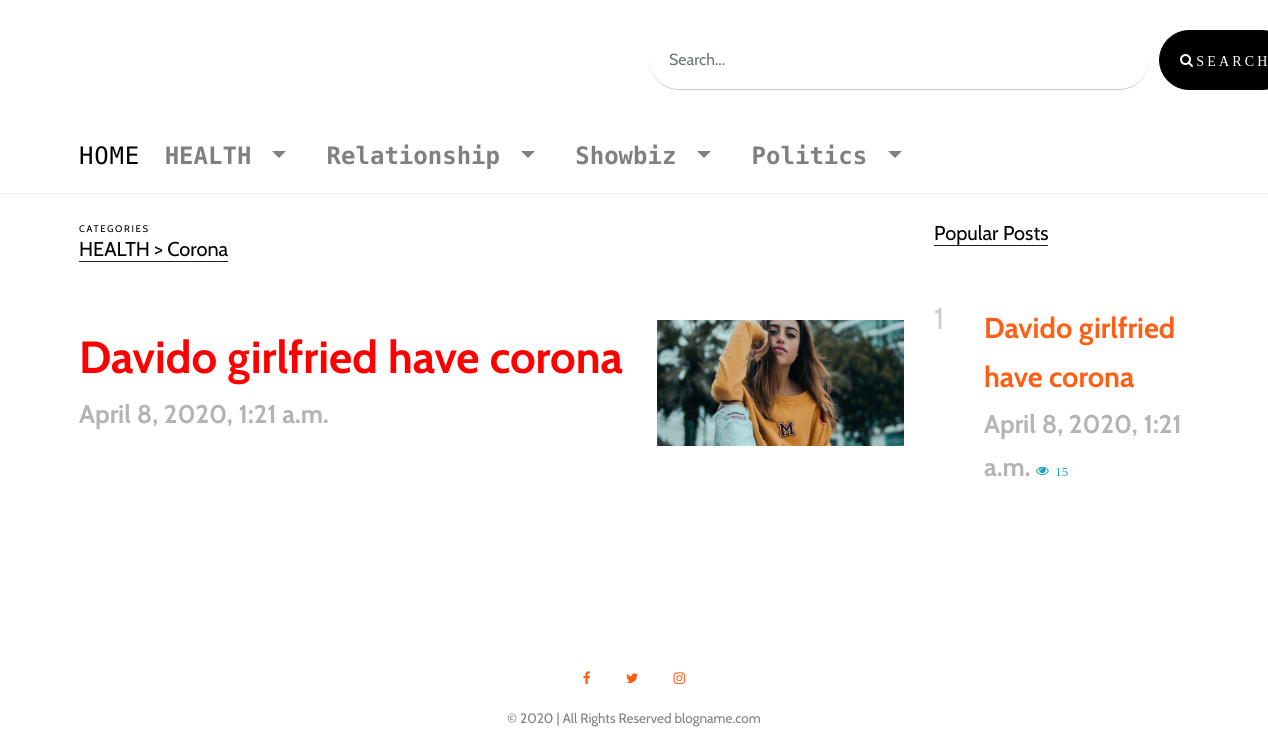
Before: /category/8/HEALTH/ with the older database file.
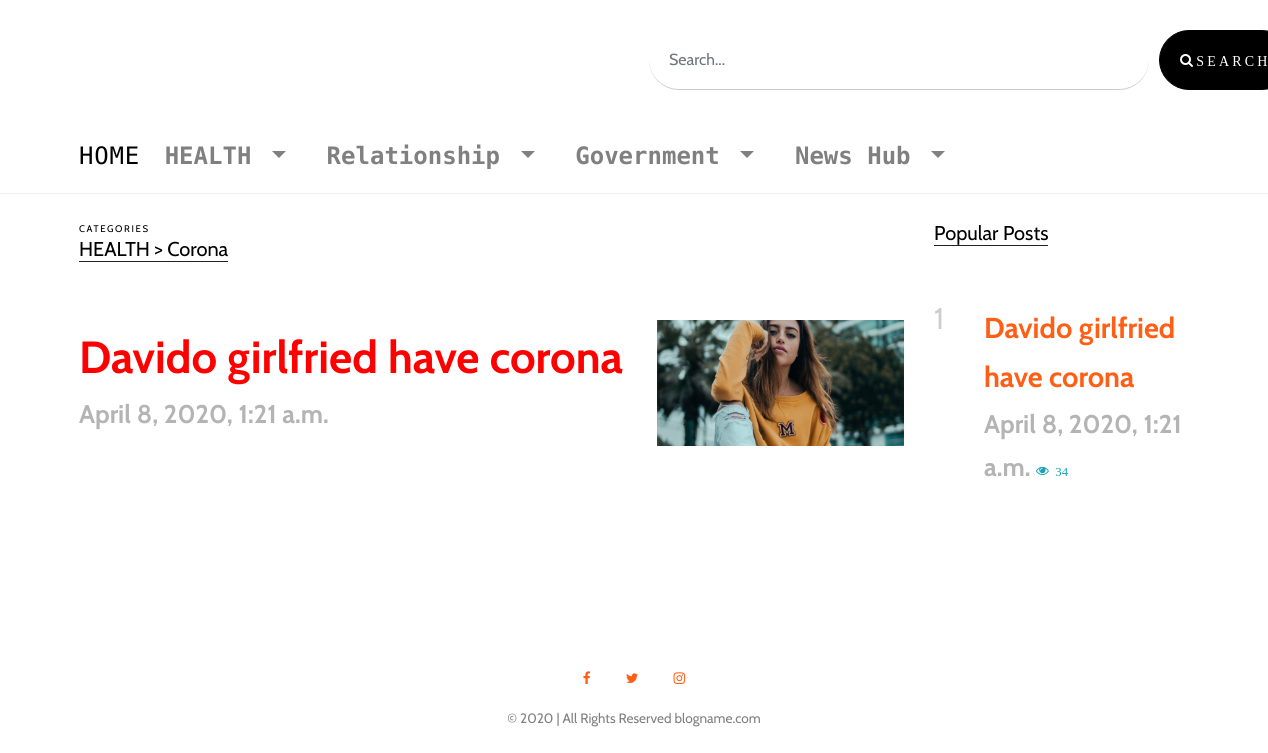
After: the same page with the newer database file.
### blogsite/models.py (models this page shows, shortened)
class BaseModel(models.Model):
    date_add = models.DateTimeField(auto_now_add=True)
    date_updated = models.DateTimeField(auto_now=True)
    class Meta:
        abstract =True

class Category(BaseModel):
    name = models.CharField(max_length=200,unique=True)
    def __str__(self):
        return self.name

class Article(BaseModel):
    subcategory = models.ForeignKey(Subcategory,on_delete=models.CASCADE,related_name='articles')
    title = models.CharField(max_length=500)
    image = models.ImageField(upload_to='%d-%m-%Y/images',blank=True, null=True)
    story=RichTextField()
    active = models.BooleanField(default=True)
    created_by = models.ForeignKey(CustomUser,on_delete=models.DO_NOTHING,related_name='author_writings')
    slug = models.SlugField()
    tags = TaggableManager()
    total_views = models.PositiveIntegerField(default=0)
    source =  models.URLField(help_text='source link',blank=True, null=True)
    class Meta:
        ordering = ['-date_updated']
    def get_absolute_url(self):
        return reverse('blogsite:detail', args=[str(self.slug),str(self.id)])

### blogsite/views.py (the view)
# urls.py: path('category/<int:id>/<str:category>/',views.articleCategory,name='category'),
def  articleCategory(request,category,id):
    navbar_items = Category.objects.all()
    category = get_object_or_404(Subcategory,id=id)
    articles = category.articles.order_by('-date_updated')
    popular_post = category.articles.filter(total_views__gte=10).order_by('-total_views')
    paginator = Paginator(articles, 10)
    page = request.GET.get('page')
    try:
        articles_pag= paginator.page(page)
    except PageNotAnInteger:
        articles_pag = paginator.page(1)
    except EmptyPage:
        articles_pag = paginator.page(paginator.num_pages)
    context = {
        'navbar_items':navbar_items,
        'article':articles_pag,
        'category':category,
        'popular_post':popular_post,
    }
    return render(request,'blog/article_category.html',context)

### blogsite/models.py (called while the page is built)
    def __str__(self):
        return '{} > {}'.format(self.category,self.name)

### templates/blog/article_category.html (shortened to what this page needs)
{% extends "base.html" %}
{% load static %}
{% load bootstrap_pagination %}
{% block body %}
<body data-spy="scroll" data-target=".site-navbar-target" data-offset="300">
    <div class="site-navbar py-2 js-sticky-header site-navbar-target d-none pl-0 d-lg-block" role="banner">
      <div class="container">
        <div class="d-flex align-items-center">
          <div class="mr-auto">
            <nav class="site-navigation position-relative text-right" role="navigation">
              <ul class="site-menu main-menu js-clone-nav mr-auto d-none pl-0 d-lg-block">
                <li>
                  <a style="font-size: x-large;" class="active" href="{% url 'blogsite:home' %}">
                    Home
                  </a>
                </li>
                {% for category  in navbar_items  %}
                <li class="nav-link text-left nav-item dropdown" is="dropdown">
                  <div  style="cursor: pointer;" class="dropdown-toggle" id="dropdownMenuButton" data-toggle="dropdown" aria-haspopup="true"
                    aria-expanded="false">
                    {{category.name}}
                  </div>
                </li>
                {% endfor %}
              </ul>
            </nav>
          </div>
        </div>
      </div>
    </div>
  </div>
    <div class="site-section">
      <div class="container">
        <div class="row">
          <div class="col-lg-9">
            <div class="section-title">
              <span class="caption d-block small">Categories</span>
              <h2>{{category}}</h2>
            </div>
            {% for articles in article %}
            <div class="post-entry-2 d-flex">
              <div class="thumbnail order-md-2" style="background-image: url('{{articles.image.url}}')"></div>
              <div class="contents order-md-1 pl-0">
                <h2><a class="article"style="color:red; font-weight: 900; font-size: 3em;" href="{{articles.get_absolute_url}}">{{articles.title|truncatechars:70}}</a></h2>
                <div class="post-meta">
                  <span class="date-read"style="font-weight: 900; font-size: 2em">{{articles.date_updated}}</span>
                </div>
              </div>
            </div>
            {% endfor %}
          </div>
          <div class="col-lg-3">
            <div class="section-title">
              <h2>Popular Posts</h2>
            </div>
            {% for popular_posts in popular_post %}
            <div class="trend-entry d-flex">
              <div class="number align-self-start">{{forloop.counter}}</div>
              <div class="trend-contents">
                <a class="post" style="font-weight: 900; font-size: 2em" href="{{popular_posts.get_absolute_url}}">{{popular_posts.title|truncatechars:60}}</a>
                <div class="post-meta">
                  <span class="date-read" style="font-weight: 900; font-size: 2em">{{popular_posts.date_updated}} </span>
                  <span class="icon-eye text-info"> {{popular_posts.total_views}}</span>
                </div>
              </div>
            </div>
            {% endfor %}
          </div>
        </div>
      </div>
    </div>
  </div>
{% endblock body %}

Changed rows visible on the page:
changed Category: name "Showbiz" → "Government"
changed Category: name "Politics" → "News Hub"
changed Article "Davido girlfried have corona": total_views "15" → "34"
